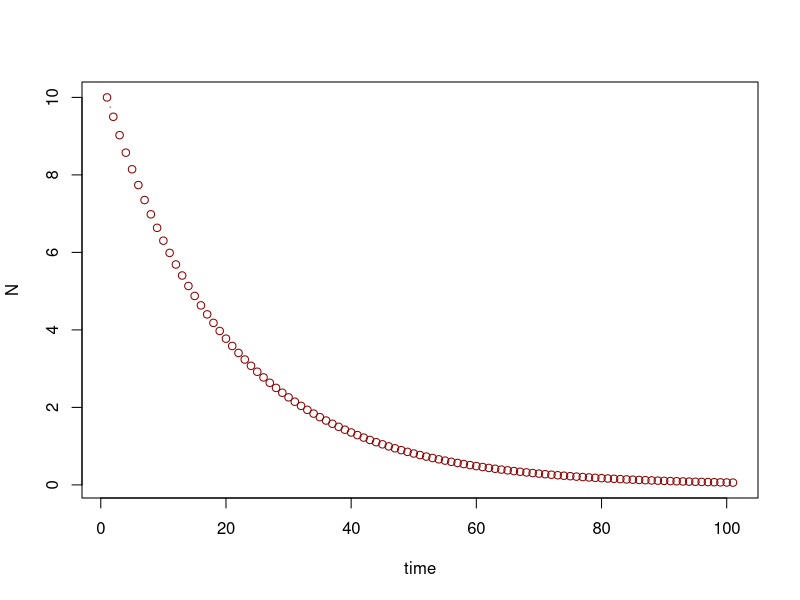
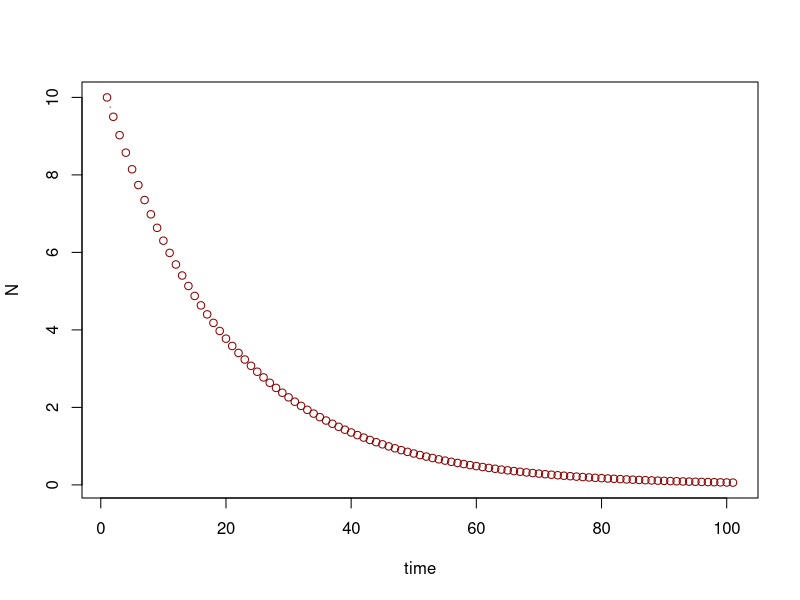

Reproduce these figures in R, in order.
setwd("C:/Users/Camila Medeiros/Documents/GitHub")

#3.2.1 Mini-exercise

N0 <- 10
RR <- 0.95
ttMax <- 100 #number of timesteps!

NN <- matrix(NA, nrow=1, ncol=ttMax+1) #this will create a 1x11 matrix with rep NA's.

NN[1] <- N0

for (tt in 1:ttMax) {NN[tt+1] <- RR*NN[tt]} # this will create loops
#over ttMax timesteps, and the model equation will then update NN.

plot(1:(ttMax+1), NN, xlab="time", ylab="N", type="b", col="darkred")

#################

##3.2.2 *Exercise

geometricGrowthFun<- function(N0, RR) {
  NN <- matrix(NA, nrow=1, ncol=ttMax+1) 
  NN[1] <- N0
  for (tt in 1:ttMax) {NN[tt+1] <- RR*NN[tt]}
  plot(1:(ttMax+1), NN, xlab="time", ylab="N", type="b", col="darkred")
}
geometricGrowthFun(N0=10,RR=0.95)


